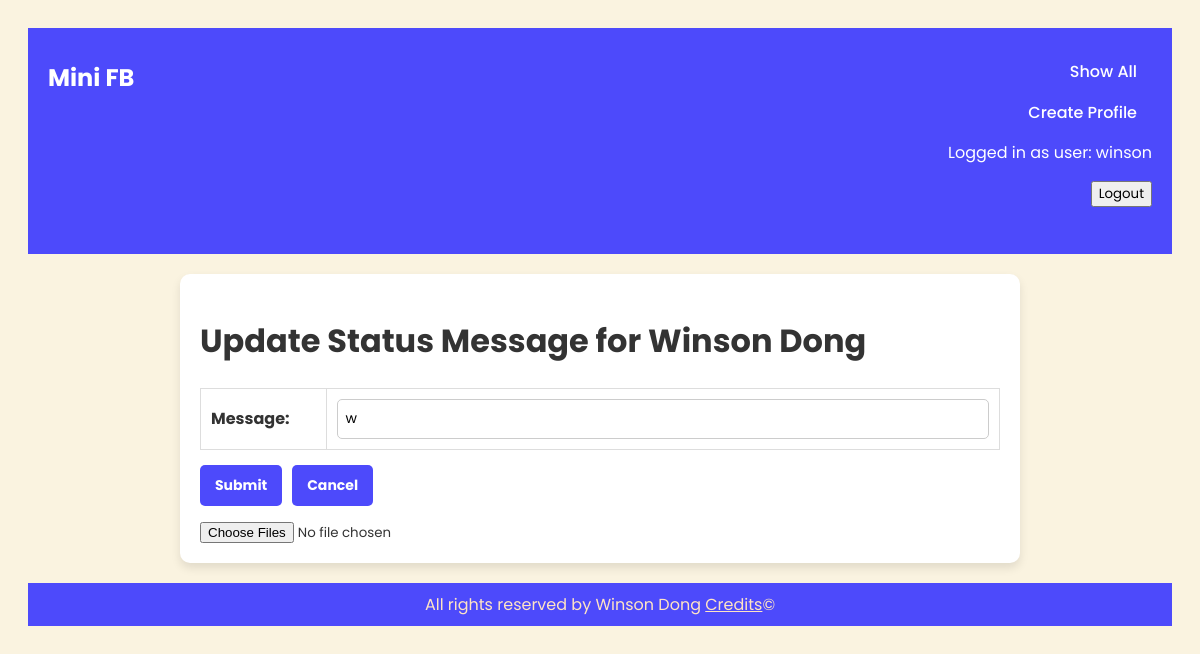
Page /mini_fb/status/10/update (signed in) on the earlier database version.
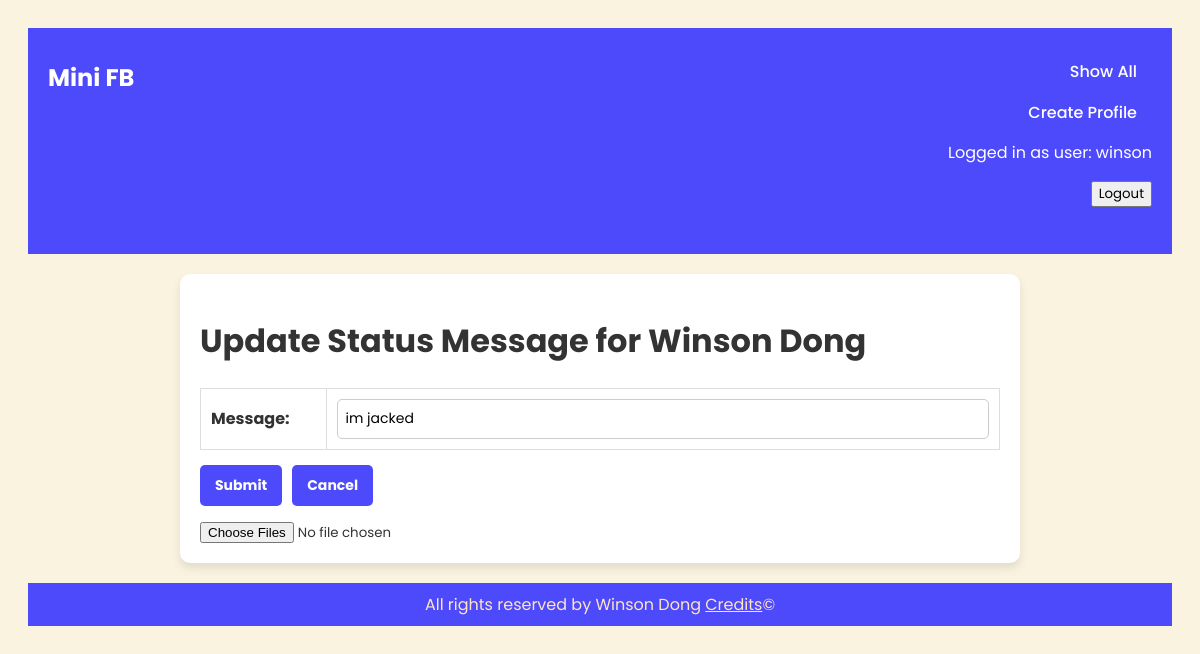
Same page on the later database version.
### mini_fb/models.py (models this page shows, shortened)
class StatusMessage(models.Model):
    profile = models.ForeignKey("Profile", on_delete=models.CASCADE)
    timestamp = models.DateTimeField(auto_now_add=True)
    message = models.TextField(blank=False)

### mini_fb/views.py (the view, shortened to what this page needs)
# urls.py: path('status/<int:pk>/update', UpdateStatusMessageView.as_view(), name='update_status'),
class UpdateStatusMessageView(LoginRequiredMixin, UpdateView):
    model = StatusMessage
    form_class = UpdateStatusMessageForm
    template_name = 'mini_fb/update_status_form.html'
    def get_context_data(self):
        context = super().get_context_data()
        context['profile'] = self.object.profile  # Add profile to context
        return context

### mini_fb/forms.py
class UpdateStatusMessageForm(forms.ModelForm):
    class Meta:
        model = StatusMessage
        fields = ["message"]

### mini_fb/templates/mini_fb/update_status_form.html (shortened to what this page needs)
{% extends 'mini_fb/base.html' %}
    {% block content %}
    <h1>Update Status Message for {{ profile.first }} {{ profile.last }}</h1>
    <div>
        <form action="{% url 'update_status' object.pk %}" method="post">
            <table>
                {{form.as_table}}
            </table>
            <div class="confirmation-buttons">
                <input type="submit" name="submit" value="Submit">
                <form action="{% url 'show_profile' profile.pk %}" method="GET">
                    <input type="submit" value="Cancel">
                </form>
            </div>
            <input type="file" name = "files" multiple />
        </form>
    </div>
    {% endblock %}

Differences in the rows shown:
changed StatusMessage: message "w" → "im jacked"
